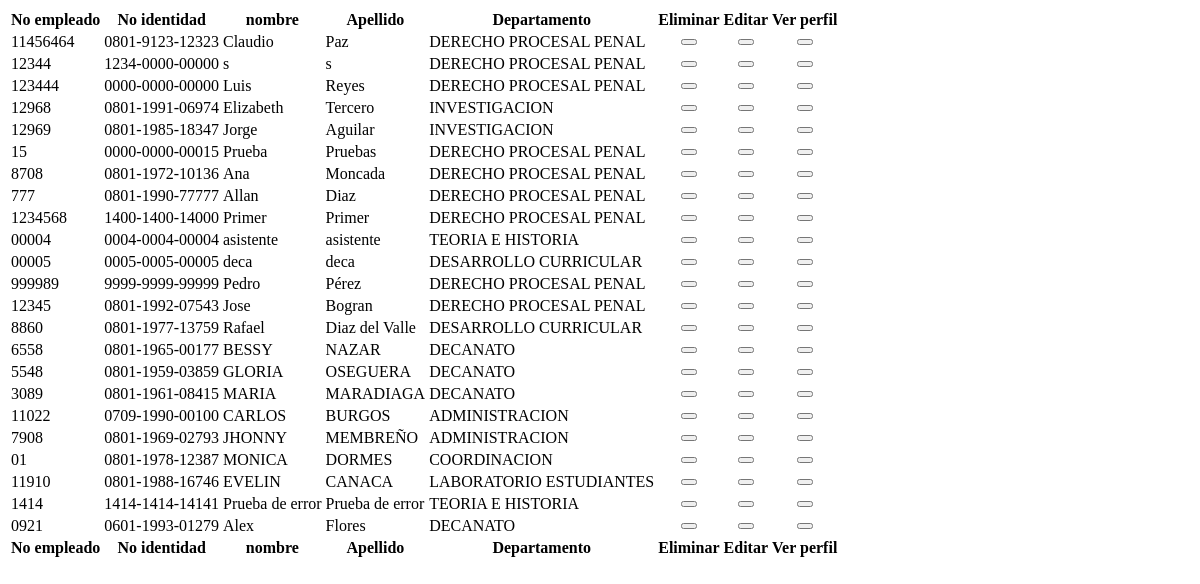
Before: /Datos/cargarEmpleados.php (signed in) with the older database file.
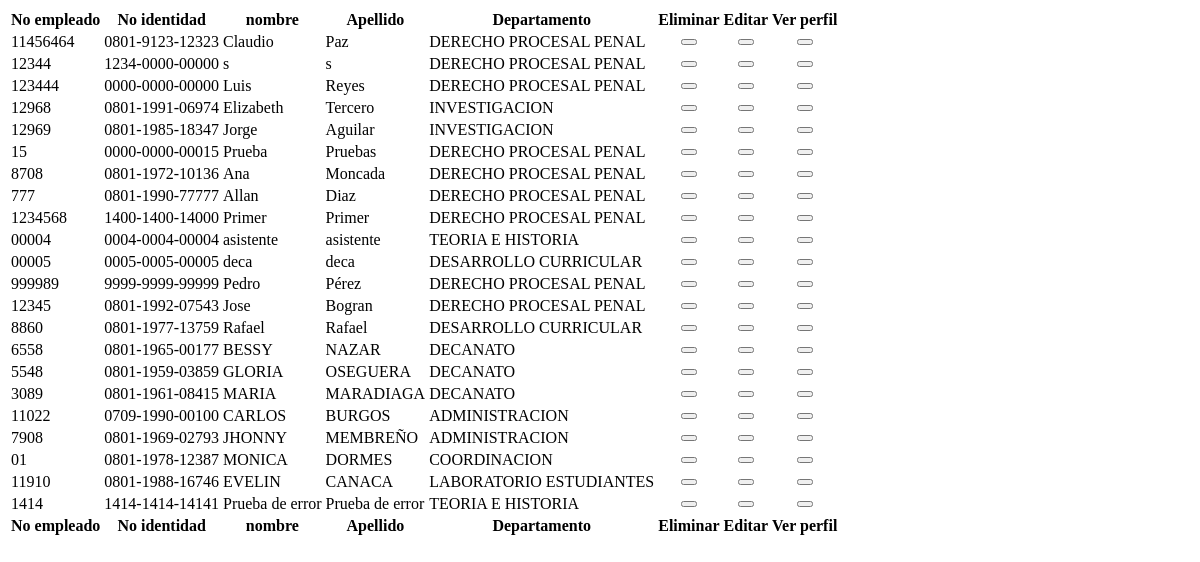
After: the same page with the newer database file.
### tables this page shows
CREATE TABLE IF NOT EXISTS `empleado` (
  `No_Empleado` varchar(20) NOT NULL,
  `N_identidad` varchar(20) NOT NULL,
  `Id_departamento` int(11) NOT NULL,
  `Fecha_ingreso` date NOT NULL,
  `fecha_salida` date DEFAULT NULL,
  `Observacion` text,
  `estado_empleado` tinyint(1) DEFAULT NULL
);

CREATE TABLE IF NOT EXISTS `persona` (
  `N_identidad` varchar(20) NOT NULL,
  `Primer_nombre` varchar(20) NOT NULL,
  `Segundo_nombre` varchar(20) DEFAULT NULL,
  `Primer_apellido` varchar(45) NOT NULL,
  `Segundo_apellido` varchar(20) DEFAULT NULL,
  `Fecha_nacimiento` date NOT NULL,
  `Sexo` varchar(1) DEFAULT NULL,
  `Direccion` varchar(300) NOT NULL,
  `Correo_electronico` varchar(40) DEFAULT NULL,
  `Estado_Civil` varchar(15) DEFAULT NULL,
  `Nacionalidad` varchar(20) NOT NULL,
  `foto_perfil` varchar(60) NOT NULL
);

CREATE TABLE IF NOT EXISTS `departamento_laboral` (
  `Id_departamento_laboral` int(11) NOT NULL,
  `nombre_departamento` varchar(30) NOT NULL
);

### Datos/cargarEmpleados.php (the view, shortened to what this page needs)
<?php
 $queryCE = mysql_query("SELECT * FROM empleado inner join persona on empleado.N_identidad=persona.N_identidad inner join departamento_laboral on departamento_laboral.Id_departamento_laboral=empleado.Id_departamento Where estado_empleado='1'");
?>
<html lang="en">
    <head>
    </head>
    <body>
          <div class="box">
           <div class="box-body table-responsive">
               <?php
                   echo <<<HTML
                                    <table id="tabla_empleados" class="table table-bordered table-striped">
                                        <thead>
                                            <tr>
                                            <th>No empleado</th>
                                            <th>No identidad</th>
                                            <th>nombre</th>
                                            <th>Apellido</th>
                                            <th>Departamento</th>
                                            <th>Eliminar</th>
                                            <th>Editar</th>
                                         <th>Ver perfil</th>
                                        </tr>
                                        </thead>
                                        <tbody>
HTML;
            while ($rowCE = mysql_fetch_array($queryCE))  {
             $Noempleado = $rowCE['No_Empleado'];
            $Noidentidad = $rowCE['N_identidad'];
            $nombre = $rowCE['Primer_nombre'];
            $apellido=$rowCE['Primer_apellido'];
            $departamento=$rowCE['nombre_departamento'];
                echo "<tr data-id='".$Noempleado."'>";
                echo <<<HTML
                <td>$Noempleado</td>
HTML;
                echo <<<HTML
                <td>$Noidentidad</td>
HTML;
                echo <<<HTML
                <td>$nombre</td>
HTML;
                echo <<<HTML
                <td>$apellido</td>
HTML;
                echo <<<HTML
                <td>$departamento</td>
               <td><center>
HTML;
                if($_SESSION['user_rol'] <= 49){
          echo '<button name="Id_universidad"  class="elimina btn btn-danger glyphicon glyphicon-trash" disabled="TRUE"> </button>
                </center></td>';
                }else{
                echo '<button name="Id_universidad"  class="elimina btn btn-danger glyphicon glyphicon-trash"> </button>
                </center></td>';
                }
              echo  '<td>
                <center>';
                if($_SESSION['user_rol'] <= 49){
            echo  ' <button type="submit" class="editarb btn btn-primary glyphicon glyphicon-edit" disabled="TRUE" title="Editar">
                      </button>';
                }else{
                 echo '<button type="submit" class="editarb btn btn-primary glyphicon glyphicon-edit"  title="Editar">
                      </button>';
                }
               echo '</center>
                </td>   ';
                echo <<<HTML
                  <td>
                <center>
                    <button class="verb btn btn-success glyphicon glyphicon-folder-open"  title="Ver_perfil">
                      </button>
                </center>
                </td>
HTML;
                echo "</tr>";
            }
                   echo <<<HTML
                                        </tbody>
                                        <tfoot>
                                        <tr>
                                            <th>No empleado</th>
                                            <th>No identidad</th>
                                            <th>nombre</th>
                                            <th>Apellido</th>
                                            <th>Departamento</th>
                                            <th>Eliminar</th>
                                            <th>Editar</th>
                                            <th>Ver perfil</th>
                                        </tr>
                                        </tfoot>
									</table>
HTML;
               ?>
           </div>
       </div>
    </body>
</html>

Changed rows visible on the page:
removed empleado: No_Empleado "0921", persona.N_identidad "0601-1993-01279", persona.Primer_nombre "Alex", persona.Primer_apellido "Flores", departamento_laboral.nombre_departamento "DECANATO"
changed through a linked row, empleado "Rafael": persona.Primer_apellido "Diaz del Valle" → "Rafael"
